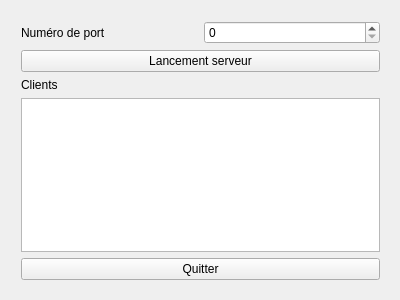
<?xml version="1.0" encoding="UTF-8"?>
<ui version="4.0">
 <class>ServeurWidget</class>
 <widget class="QWidget" name="ServeurWidget">
  <property name="geometry">
   <rect>
    <x>0</x>
    <y>0</y>
    <width>400</width>
    <height>300</height>
   </rect>
  </property>
  <property name="minimumSize">
   <size>
    <width>400</width>
    <height>300</height>
   </size>
  </property>
  <property name="maximumSize">
   <size>
    <width>400</width>
    <height>300</height>
   </size>
  </property>
  <property name="windowTitle">
   <string>ServeurWidget</string>
  </property>
  <widget class="QWidget" name="layoutWidget">
   <property name="geometry">
    <rect>
     <x>10</x>
     <y>10</y>
     <width>381</width>
     <height>281</height>
    </rect>
   </property>
   <layout class="QVBoxLayout" name="verticalLayout_3">
    <item>
     <layout class="QVBoxLayout" name="verticalLayout">
      <item>
       <layout class="QHBoxLayout" name="horizontalLayout">
        <item>
         <widget class="QLabel" name="labelNumeroPort">
          <property name="text">
           <string>Numéro de port</string>
          </property>
         </widget>
        </item>
        <item>
         <widget class="QSpinBox" name="spinBoxNumeroPort">
          <property name="maximum">
           <number>99999</number>
          </property>
         </widget>
        </item>
       </layout>
      </item>
      <item>
       <widget class="QPushButton" name="pushButtonLancerServeur">
        <property name="text">
         <string>Lancement serveur</string>
        </property>
       </widget>
      </item>
     </layout>
    </item>
    <item>
     <layout class="QVBoxLayout" name="verticalLayout_2">
      <item>
       <widget class="QLabel" name="labelClient">
        <property name="text">
         <string>Clients</string>
        </property>
       </widget>
      </item>
      <item>
       <widget class="QTextEdit" name="textEditClients"/>
      </item>
      <item>
       <widget class="QPushButton" name="pushButtonQuitter">
        <property name="text">
         <string>Quitter</string>
        </property>
       </widget>
      </item>
     </layout>
    </item>
   </layout>
  </widget>
 </widget>
 <layoutdefault spacing="6" margin="11"/>
 <resources/>
 <connections>
  <connection>
   <sender>pushButtonQuitter</sender>
   <signal>clicked()</signal>
   <receiver>ServeurWidget</receiver>
   <slot>close()</slot>
   <hints>
    <hint type="sourcelabel">
     <x>162</x>
     <y>282</y>
    </hint>
    <hint type="destinationlabel">
     <x>92</x>
     <y>293</y>
    </hint>
   </hints>
  </connection>
 </connections>
</ui>
